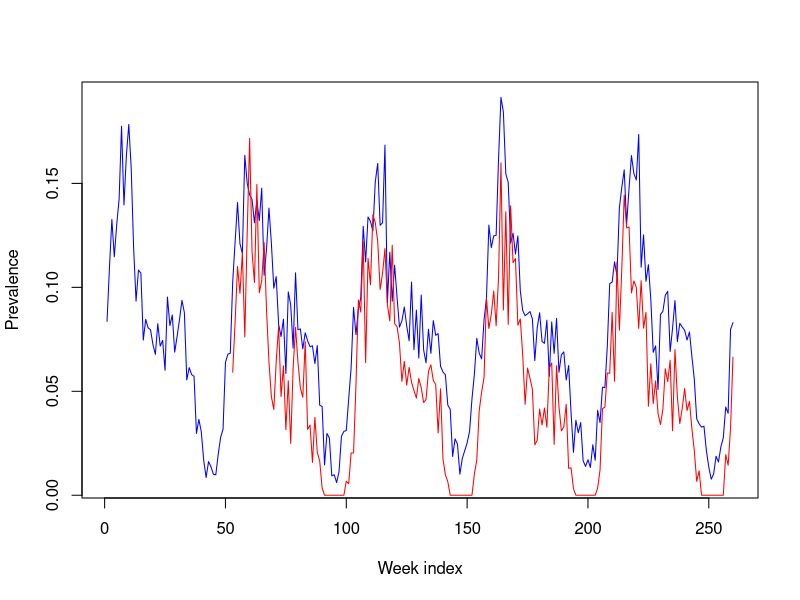

Here is the R script that generated this plot: (Note: this script raises an error after producing the figure.)
# simulate_district_weekly_list.R
#
# Author: Bob Verity
# Date: 2025-09-30
#
# Inputs: (none)
#
# Saved files:
#   - data/district_weekly_list.rda
#
# Purpose:
#   Generate synthetic weekly outbreak surveillance data for two districts:
#     - Each district has cases and tests recorded weekly
#     - Data include numeric year and ISO week only (no full Date)
#     - Districts share a seasonal pattern but differ in sample size and baseline
#     - Column names are district-specific so merges automatically use
#       year and week as keys
#
# ------------------------------------------------------------------

library(here)
library(dplyr)

set.seed(321)

## Helper to simulate one district (generic columns)
simulate_district <- function(start_year, n_years, mean_tested, baseline) {
  n_weeks <- n_years * 52
  years <- rep(start_year:(start_year + n_years - 1), each = 52)
  weeks <- rep(1:52, times = n_years)

  # Seasonal prevalence pattern with a strong and weak peak
  t <- seq_len(n_weeks)
  prevalence <- baseline +
    0.05 * sin(2 * pi * t / 52) +
    0.03 * sin(4 * pi * t / 52)

  tested <- rpois(n_weeks, lambda = mean_tested)
  cases <- rbinom(n_weeks, size = tested, prob = pmin(pmax(prevalence, 0), 1))

  data.frame(
    year = years,
    week = weeks,
    tested = tested,
    cases = cases
  )
}

# District A: 5 years, larger sample size
district_A <- simulate_district(start_year = 2015, n_years = 5,
                                mean_tested = 500, baseline = 0.08) %>%
  rename(tested_A = tested, cases_A = cases)

# District B: 4 years, smaller sample size
district_B <- simulate_district(start_year = 2016, n_years = 4,
                                mean_tested = 300, baseline = 0.05) %>%
  rename(tested_B = tested, cases_B = cases)

# Bundle into a list
district_weekly_list <- list(A = district_A, B = district_B)

# Quick check plot (optional)
plot(district_A$week + (district_A$year - 2015) * 52,
     district_A$cases_A / district_A$tested_A, type = "l", col = "blue",
     ylab = "Prevalence", xlab = "Week index")
lines(district_B$week + (district_B$year - 2015) * 52,
      district_B$cases_B / district_B$tested_B, col = "red")

# Save
save(district_weekly_list,
     file = here("data", "district_weekly_list.rda"),
     compress = "bzip2")
